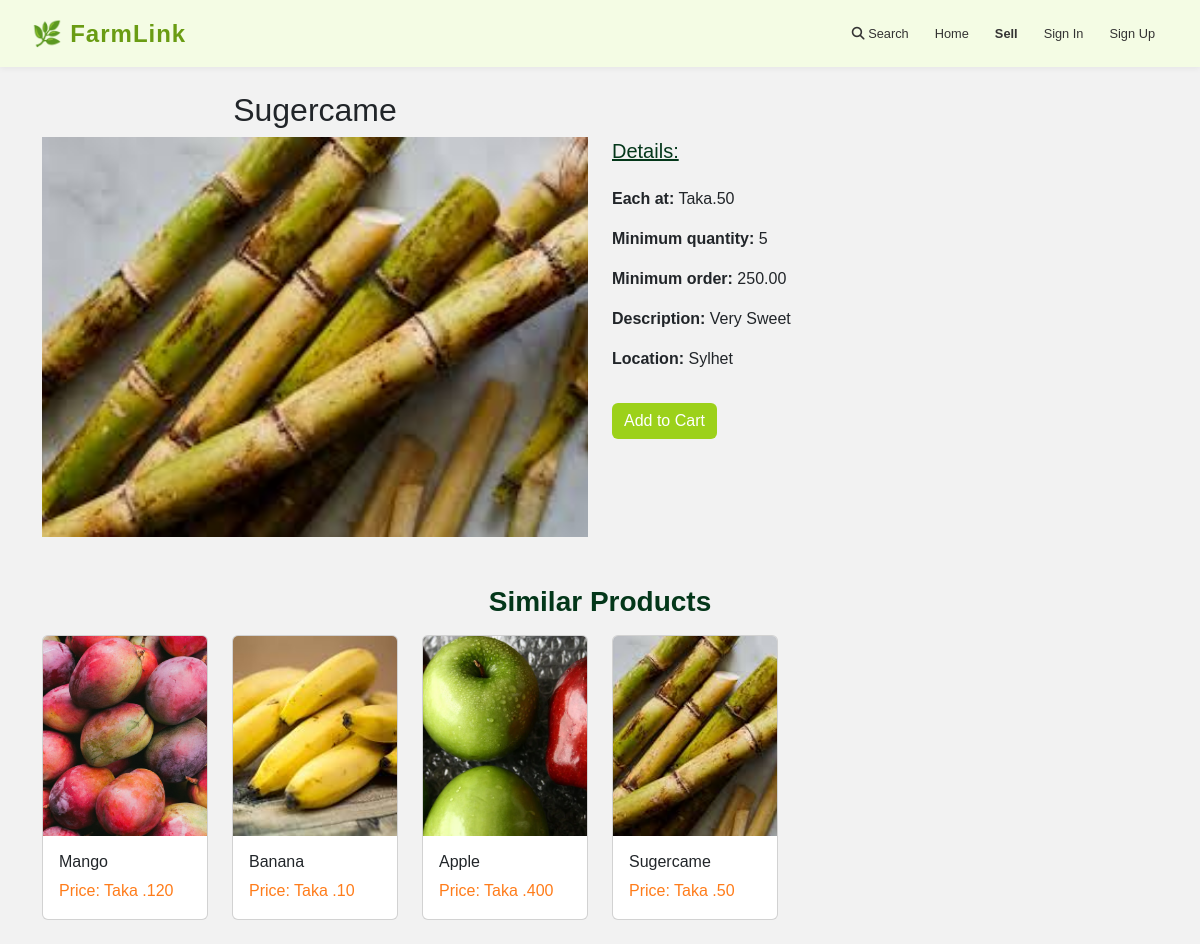
Screenshot of /product_details/45/ with the database file from the repository.
### product/models.py (models this page shows, shortened)
class Product(models.Model):
    CATEGORIES = (
        ("Vegetables", "Vegetables"),
        ("Fruits", "Fruits"),
        ("Meat, Poultry & Dairy", "Meat, Poultry & Dairy"),
        ("Farm Feeds", "Farm Feeds")
    )
    owner = models.ForeignKey(User, on_delete=models.CASCADE)
    name = models.CharField(max_length=30)
    category = models.CharField(max_length=25, default="Vegetables", choices=CATEGORIES)
    quantity = models.IntegerField(default=5)
    description = models.CharField(max_length=200)
    image = models.ImageField(upload_to="products")
    price = models.IntegerField()
    location = models.CharField(max_length=50)
    unit_price = models.DecimalField(max_digits=10, decimal_places=2, blank=True, null=True)

### product/views.py (the view)
# urls.py: path('product_details/<int:id>/', views.product_details, name='product_details'),
def product_details(request, id):
    product = Product.objects.get(id=id)
    items = Product.objects.filter(category=product.category)
    return render(request, "product/product_details.html", {'product': product, 'items': items,})

### product/templates/product/product_details.html (shortened to what this page needs)
{% extends 'Account/base.html' %}
{% block content %}
<div class="container mt-4">
    <div class="row">
        <div class="col-md-6">
            <div class="text-center">
            <h2 class="text-capitalize" >{{ product.name }}</h2>
                <img class="img-fluid" src="{{ product.image.url }}" alt="{{ product.name }}" style="height: 400px; object-fit: cover; width: 100%;">
            </div>
        </div>
        <div class="col-md-6 mt-5">
            <h5 class="text-decoration-underline mb-4" style="color: #04371a;">Details:</h5>
            <p> <strong class="fw-bold">Each at:</strong> Taka.{{ product.price }}</p>
            <p> <strong class="fw-bold">Minimum quantity:</strong> {{ product.quantity }}</p>
            <p> <strong class="fw-bold">Minimum order:</strong> {{ product.unit_price }}</p>
            <p class="text-capitalize"> <strong class="fw-bold">Description:</strong> {{ product.description }}</p>
            <p class="text-capitalize"> <strong class="fw-bold">Location:</strong > {{ product.location }}</p>
            {% if request.user.username != product.owner.username %}
                <a href="{% url 'cart:addtocart' product.id %}" class="btn btn-primary mt-3 border-0" style="background-color: #9cd11a;">Add to Cart</a>
            {% endif %}
        </div>
    </div>
    <h3 class="mt-5 text-center display-8 fw-bold mb-3" style="color: #04371a;">Similar Products</h3>
    <div class="row">
        {% for item in items %}
            <div class="col-md-2 mb-4">
                <div class="card">
                    <a  class="text-decoration-none" href="{% url 'product:product_details' item.id %}">
                        <img class="card-img-top" src="{{ item.image.url }}" alt="{{ item.name }}" style="height: 200px; object-fit: cover; width: 100%;">
                        <div class="card-body">
                            <h2 class="card-title fs-6 text-capitalize text-dark">{{ item.name }}</h2>
                            <p class="card-text" style="color: #ff7c1a;">Price: Taka .{{ item.price }}</p>
                        </div>
                    </a>
                </div>
            </div>
        {% endfor %}
    </div>
</div>
{% endblock %}

### Account/templates/Account/base.html (style rules this page uses)
body, p, h1, h2, h3, h4, h5, h6, span, div, a, li, ul, ol, button, input, select, textarea { font-family: 'Montserrat', sans-serif; }
body { background-color: #f2f2f2; background-repeat: no-repeat; background-size: cover; }

### rows the page displays
Product: name "Sugercame", image (picture), price "50", quantity "5", unit_price "250.00", description "Very Sweet", location "Sylhet"
Product: image (picture), name "Mango", price "120"
Product: image (picture), name "Banana", price "10"
Product: image (picture), name "Apple", price "400"
